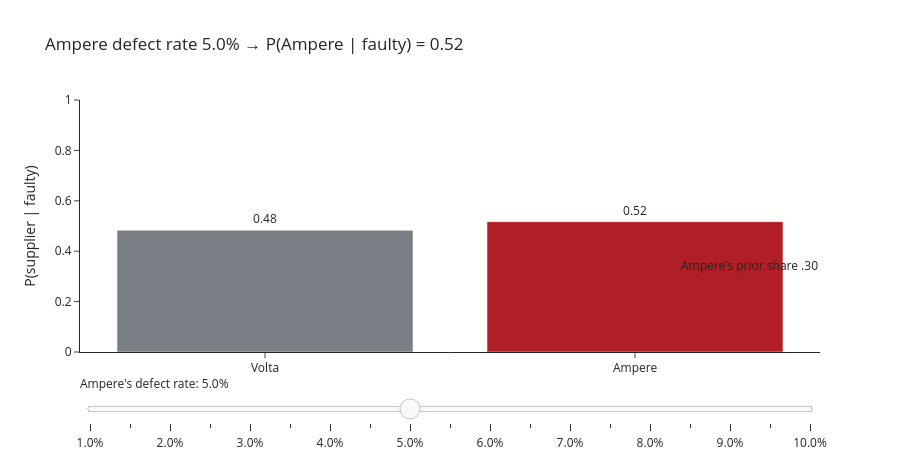

Notebook source saved alongside this figure:
### Code cell
rates = np.round(np.arange(0.01, 0.1001, 0.005), 3)
def posterior(rA, rV=.02, pV=.70):
    jV, jA = pV * rV, (1 - pV) * rA
    return jV / (jV + jA), jA / (jV + jA)

fig = go.Figure()
for r in rates:
    pV, pA = posterior(r)
    fig.add_bar(x=["Volta", "Ampere"], y=[pV, pA], marker_color=[GREY, RED], visible=bool(abs(r - .05) < 1e-9),
                text=[f"{pV:.2f}", f"{pA:.2f}"], textposition="outside", name=f"{r:.1%}")
fig.add_hline(y=.30, line=dict(color=GOLD, dash="dot"), annotation_text="Ampere's prior share .30")
steps = [dict(method="update", label=f"{r:.1%}",
              args=[{"visible": [j == i for j in range(len(rates))]},
                    {"title": f"Ampere defect rate {r:.1%} → P(Ampere | faulty) = {posterior(r)[1]:.2f}"}])
         for i, r in enumerate(rates)]
fig.update_layout(template="simple_white", height=460, showlegend=False, yaxis_range=[0, 1],
                  title="Ampere defect rate 5.0% → P(Ampere | faulty) = 0.52", yaxis_title="P(supplier | faulty)",
                  sliders=[dict(active=int(np.argmin(abs(rates - .05))), steps=steps,
                                currentvalue=dict(prefix="Ampere's defect rate: "))])
fig.show()
print(f"{'Ampere rate':>12} {'P(Ampere | faulty)':>20}")
for r in (.01, .02, .05, .08, .10):
    print(f"{r:>12.0%} {posterior(r)[1]:>20.2f}")

### Figure 1 — Plotly figure (JSON) as saved in the notebook; plotly's stock layout.template omitted (floating-point values rounded to 4 significant figures)
{"data": [{"marker": {"color": ["#7a7f85", "#AF1F25"]}, "name": "1.0%", "text": ["0.82", "0.18"], "textposition": "outside", "type": "bar", "visible": false, "x": ["Volta", "Ampere"], "y": [0.8235, 0.1765]}, {"marker": {"color": ["#7a7f85", "#AF1F25"]}, "name": "1.5%", "text": ["0.76", "0.24"], "textposition": "outside", "type": "bar", "visible": false, "x": ["Volta", "Ampere"], "y": [0.7568, 0.2432]}, {"marker": {"color": ["#7a7f85", "#AF1F25"]}, "name": "2.0%", "text": ["0.70", "0.30"], "textposition": "outside", "type": "bar", "visible": false, "x": ["Volta", "Ampere"], "y": [0.7, 0.3]}, {"marker": {"color": ["#7a7f85", "#AF1F25"]}, "name": "2.5%", "text": ["0.65", "0.35"], "textposition": "outside", "type": "bar", "visible": false, "x": ["Volta", "Ampere"], "y": [0.6512, 0.3488]}, {"marker": {"color": ["#7a7f85", "#AF1F25"]}, "name": "3.0%", "text": ["0.61", "0.39"], "textposition": "outside", "type": "bar", "visible": false, "x": ["Volta", "Ampere"], "y": [0.6087, 0.3913]}, {"marker": {"color": ["#7a7f85", "#AF1F25"]}, "name": "3.5%", "text": ["0.57", "0.43"], "textposition": "outside", "type": "bar", "visible": false, "x": ["Volta", "Ampere"], "y": [0.5714, 0.4286]}, {"marker": {"color": ["#7a7f85", "#AF1F25"]}, "name": "4.0%", "text": ["0.54", "0.46"], "textposition": "outside", "type": "bar", "visible": false, "x": ["Volta", "Ampere"], "y": [0.5385, 0.4615]}, {"marker": {"color": ["#7a7f85", "#AF1F25"]}, "name": "4.5%", "text": ["0.51", "0.49"], "textposition": "outside", "type": "bar", "visible": false, "x": ["Volta", "Ampere"], "y": [0.5091, 0.4909]}, {"marker": {"color": ["#7a7f85", "#AF1F25"]}, "name": "5.0%", "text": ["0.48", "0.52"], "textposition": "outside", "type": "bar", "visible": true, "x": ["Volta", "Ampere"], "y": [0.4828, 0.5172]}, {"marker": {"color": ["#7a7f85", "#AF1F25"]}, "name": "5.5%", "text": ["0.46", "0.54"], "textposition": "outside", "type": "bar", "visible": false, "x": ["Volta", "Ampere"], "y": [0.459, 0.541]}, {"marker": {"color": ["#7a7f85", "#AF1F25"]}, "name": "6.0%", "text": ["0.44", "0.56"], "textposition": "outside", "type": "bar", "visible": false, "x": ["Volta", "Ampere"], "y": [0.4375, 0.5625]}, {"marker": {"color": ["#7a7f85", "#AF1F25"]}, "name": "6.5%", "text": ["0.42", "0.58"], "textposition": "outside", "type": "bar", "visible": false, "x": ["Volta", "Ampere"], "y": [0.4179, 0.5821]}, {"marker": {"color": ["#7a7f85", "#AF1F25"]}, "name": "7.0%", "text": ["0.40", "0.60"], "textposition": "outside", "type": "bar", "visible": false, "x": ["Volta", "Ampere"], "y": [0.4, 0.6]}, {"marker": {"color": ["#7a7f85", "#AF1F25"]}, "name": "7.5%", "text": ["0.38", "0.62"], "textposition": "outside", "type": "bar", "visible": false, "x": ["Volta", "Ampere"], "y": [0.3836, 0.6164]}, {"marker": {"color": ["#7a7f85", "#AF1F25"]}, "name": "8.0%", "text": ["0.37", "0.63"], "textposition": "outside", "type": "bar", "visible": false, "x": ["Volta", "Ampere"], "y": [0.3684, 0.6316]}, {"marker": {"color": ["#7a7f85", "#AF1F25"]}, "name": "8.5%", "text": ["0.35", "0.65"], "textposition": "outside", "type": "bar", "visible": false, "x": ["Volta", "Ampere"], "y": [0.3544, 0.6456]}, {"marker": {"color": ["#7a7f85", "#AF1F25"]}, "name": "9.0%", "text": ["0.34", "0.66"], "textposition": "outside", "type": "bar", "visible": false, "x": ["Volta", "Ampere"], "y": [0.3415, 0.6585]}, {"marker": {"color": ["#7a7f85", "#AF1F25"]}, "name": "9.5%", "text": ["0.33", "0.67"], "textposition": "outside", "type": "bar", "visible": false, "x": ["Volta", "Ampere"], "y": [0.3294, 0.6706]}, {"marker": {"color": ["#7a7f85", "#AF1F25"]}, "name": "10.0%", "text": ["0.32", "0.68"], "textposition": "outside", "type": "bar", "visible": false, "x": ["Volta", "Ampere"], "y": [0.3182, 0.6818]}], "layout": {"annotations": [{"showarrow": false, "text": "Ampere's prior share .30", "x": 1, "xanchor": "right", "xref": "x domain", "y": 0.3, "yanchor": "bottom", "yref": "y"}], "height": 460, "shapes": [{"line": {"color": "#CDBA80", "dash": "dot"}, "type": "line", "x0": 0, "x1": 1, "xref": "x domain", "y0": 0.3, "y1": 0.3, "yref": "y"}], "showlegend": false, "sliders": [{"active": 8, "currentvalue": {"prefix": "Ampere's defect rate: "}, "steps": [{"args": [{"visible": [true, false, false, false, false, false, false, false, false, false, false, false, false, false, false, false, false, false, false]}, {"title": "Ampere defect rate 1.0% → P(Ampere | faulty) = 0.18"}], "label": "1.0%", "method": "update"}, {"args": [{"visible": [false, true, false, false, false, false, false, false, false, false, false, false, false, false, false, false, false, false, false]}, {"title": "Ampere defect rate 1.5% → P(Ampere | faulty) = 0.24"}], "label": "1.5%", "method": "update"}, {"args": [{"visible": [false, false, true, false, false, false, false, false, false, false, false, false, false, false, false, false, false, false, false]}, {"title": "Ampere defect rate 2.0% → P(Ampere | faulty) = 0.30"}], "label": "2.0%", "method": "update"}, {"args": [{"visible": [false, false, false, true, false, false, false, false, false, false, false, false, false, false, false, false, false, false, false]}, {"title": "Ampere defect rate 2.5% → P(Ampere | faulty) = 0.35"}], "label": "2.5%", "method": "update"}, {"args": [{"visible": [false, false, false, false, true, false, false, false, false, false, false, false, false, false, false, false, false, false, false]}, {"title": "Ampere defect rate 3.0% → P(Ampere | faulty) = 0.39"}], "label": "3.0%", "method": "update"}, {"args": [{"visible": [false, false, false, false, false, true, false, false, false, false, false, false, false, false, false, false, false, false, false]}, {"title": "Ampere defect rate 3.5% → P(Ampere | faulty) = 0.43"}], "label": "3.5%", "method": "update"}, {"args": [{"visible": [false, false, false, false, false, false, true, false, false, false, false, false, false, false, false, false, false, false, false]}, {"title": "Ampere defect rate 4.0% → P(Ampere | faulty) = 0.46"}], "label": "4.0%", "method": "update"}, {"args": [{"visible": [false, false, false, false, false, false, false, true, false, false, false, false, false, false, false, false, false, false, false]}, {"title": "Ampere defect rate 4.5% → P(Ampere | faulty) = 0.49"}], "label": "4.5%", "method": "update"}, {"args": [{"visible": [false, false, false, false, false, false, false, false, true, false, false, false, false, false, false, false, false, false, false]}, {"title": "Ampere defect rate 5.0% → P(Ampere | faulty) = 0.52"}], "label": "5.0%", "method": "update"}, {"args": [{"visible": [false, false, false, false, false, false, false, false, false, true, false, false, false, false, false, false, false, false, false]}, {"title": "Ampere defect rate 5.5% → P(Ampere | faulty) = 0.54"}], "label": "5.5%", "method": "update"}, {"args": [{"visible": [false, false, false, false, false, false, false, false, false, false, true, false, false, false, false, false, false, false, false]}, {"title": "Ampere defect rate 6.0% → P(Ampere | faulty) = 0.56"}], "label": "6.0%", "method": "update"}, {"args": [{"visible": [false, false, false, false, false, false, false, false, false, false, false, true, false, false, false, false, false, false, false]}, {"title": "Ampere defect rate 6.5% → P(Ampere | faulty) = 0.58"}], "label": "6.5%", "method": "update"}, {"args": [{"visible": [false, false, false, false, false, false, false, false, false, false, false, false, true, false, false, false, false, false, false]}, {"title": "Ampere defect rate 7.0% → P(Ampere | faulty) = 0.60"}], "label": "7.0%", "method": "update"}, {"args": [{"visible": [false, false, false, false, false, false, false, false, false, false, false, false, false, true, false, false, false, false, false]}, {"title": "Ampere defect rate 7.5% → P(Ampere | faulty) = 0.62"}], "label": "7.5%", "method": "update"}, {"args": [{"visible": [false, false, false, false, false, false, false, false, false, false, false, false, false, false, true, false, false, false, false]}, {"title": "Ampere defect rate 8.0% → P(Ampere | faulty) = 0.63"}], "label": "8.0%", "method": "update"}, {"args": [{"visible": [false, false, false, false, false, false, false, false, false, false, false, false, false, false, false, true, false, false, false]}, {"title": "Ampere defect rate 8.5% → P(Ampere | faulty) = 0.65"}], "label": "8.5%", "method": "update"}, {"args": [{"visible": [false, false, false, false, false, false, false, false, false, false, false, false, false, false, false, false, true, false, false]}, {"title": "Ampere defect rate 9.0% → P(Ampere | faulty) = 0.66"}], "label": "9.0%", "method": "update"}, {"args": [{"visible": [false, false, false, false, false, false, false, false, false, false, false, false, false, false, false, false, false, true, false]}, {"title": "Ampere defect rate 9.5% → P(Ampere | faulty) = 0.67"}], "label": "9.5%", "method": "update"}, {"args": [{"visible": [false, false, false, false, false, false, false, false, false, false, false, false, false, false, false, false, false, false, true]}, {"title": "Ampere defect rate 10.0% → P(Ampere | faulty) = 0.68"}], "label": "10.0%", "method": "update"}]}], "title": {"text": "Ampere defect rate 5.0% → P(Ampere | faulty) = 0.52"}, "yaxis": {"range": [0, 1], "title": {"text": "P(supplier | faulty)"}}}}
